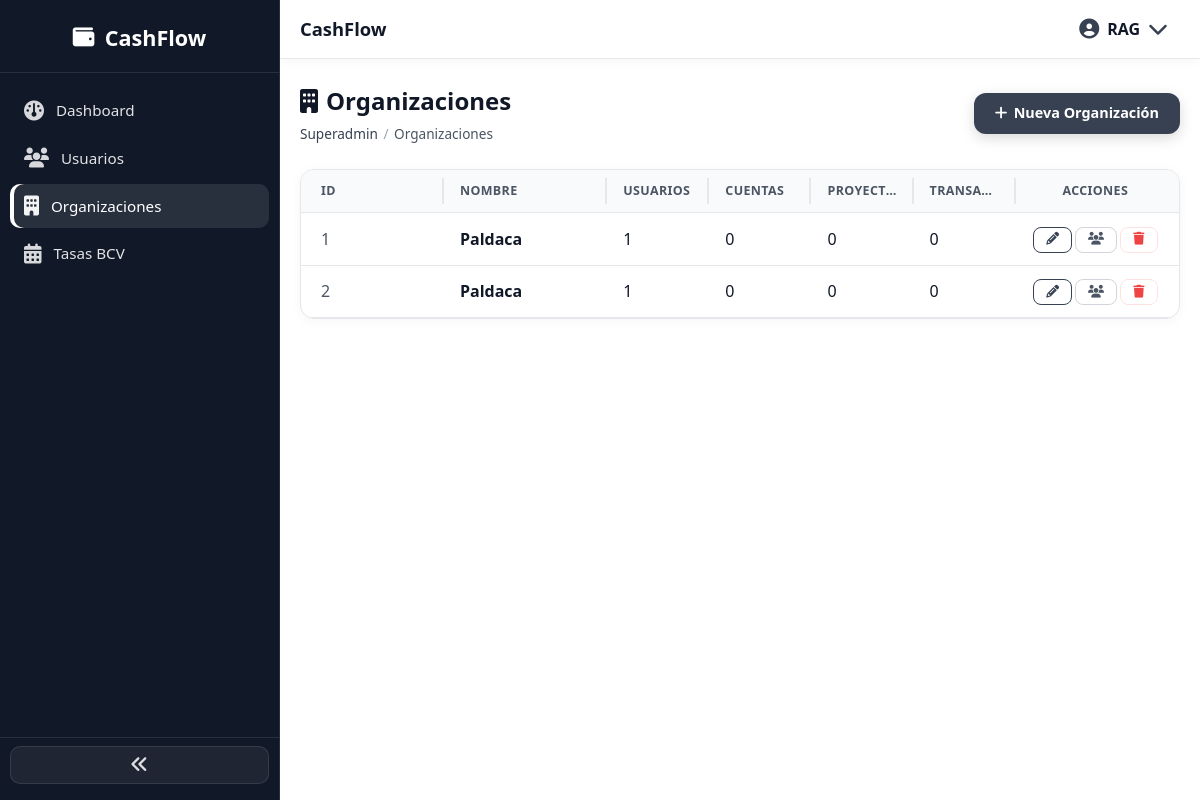
Page /superadmin/organizaciones/ (signed in) on the committed database.
### organizations/models.py (models this page shows, shortened)
class Organization(models.Model):
    name = models.CharField(max_length=255, verbose_name="Nombre de la organización")
    class Meta:
        verbose_name = "Organización"
        verbose_name_plural = "Organizaciones"

### superadmin_panel/views.py (the view)
# urls.py: path('organizaciones/', views.organizaciones, name='superadmin_organizaciones'),
@superadmin_required
def organizaciones(request):
    orgs = (
        Organization.objects.annotate(
            users_count=Count('user_accesses', distinct=True),
            accounts_count=Count('accounts', distinct=True),
            projects_count=Count('projects', distinct=True),
            transactions_count=Count('transactions', distinct=True),
        )
        .prefetch_related(
            Prefetch('user_accesses', queryset=OrganizationAccess.objects.select_related('user'))
        )
        .order_by('name')
    )
    org_form = SuperadminOrganizationForm()
    wizard_form = SuperadminOrganizationWizardForm()
    access_form = OrganizationAccessForm()
    return render(request, 'superadmin_panel/organizaciones.html', {
        'organizations': orgs,
        'org_form': org_form,
        'wizard_form': wizard_form,
        'access_form': access_form,
        'all_users': User.objects.filter(is_superuser=False).order_by('username'),
        'bcv_rate': _get_bcv_rate_decimal(),
    })

### BCV/services/bcv_scrapper.py (called while the page is built)
def scrape_with_fallback():
    try:
        return scrape_bcv_rates()
    except Exception:
        return _fetch_dolarapi_rates()

def get_bcv_rates_cached(ttl_seconds=3600, force_refresh=False):
    cache_key = "bcv_latest_rates"
    if not force_refresh:
        cached = cache.get(cache_key)
    else:
        cached = None
    if cached:
        return cached
    payload = scrape_with_fallback()
    _store_rates(payload)
    cache.set(cache_key, payload, ttl_seconds)
    return payload

def get_rate_for_date(target_date, currency="USD", default=None):
    currency = currency.upper()
    preferred_sources = [ExchangeRateHistory.SOURCE_BCV, ExchangeRateHistory.SOURCE_DOLARAPI]
    for source in preferred_sources:
        obj = (
            ExchangeRateHistory.objects.filter(
                rate_date=target_date,
                source=source,
                currency=currency,
            )
            .order_by("-fetched_at")
            .first()
        )
        if obj:
            return obj.rate
    if target_date == timezone.localdate():
        payload = get_bcv_rates_cached(force_refresh=True)
        return payload.get("rates", {}).get(currency, default)
    return default

### CashFlow/debug.py (called while the page is built)
def _safe_context(context):
    safe = {}
    for key, value in context.items():
        if any(sensitive in key.lower() for sensitive in SENSITIVE_KEYS):
            safe[key] = "***"
        else:
            safe[key] = value
    return safe

def debug_event(event, **context):
    payload = _safe_context(context)
    message = json.dumps(payload, ensure_ascii=False, default=str)
    logger_name = _logger_name_for_event(event)
    level = _level_for_event(event)
    logging.getLogger(logger_name).log(level, "%s | %s", event, message)
    if level >= logging.WARNING:
        logging.getLogger("cashflow.errors").log(level, "%s | %s", event, message)
    if getattr(settings, "DEBUG", False):
        print(f"[{logging.getLevelName(level)}] {event} | {message}")

def _logger_name_for_event(event):
    if event.startswith("transaccion."):
        return "cashflow.transactions"
    if event.startswith("cuenta."):
        return "cashflow.accounts"
    return "cashflow.debug"

def _level_for_event(event):
    if ".error" in event:
        return logging.ERROR
    if "acceso_denegado" in event:
        return logging.WARNING
    return logging.DEBUG

### superadmin_panel/utils.py (called while the page is built)
def clear_org_session(request):
    request.session.pop('org_id', None)
    request.session.pop('org_name', None)

### templates/superadmin_panel/organizaciones.html (shortened to what this page needs)
{% extends 'base.html' %}
{% load static %}
{% block extra_css %}
<link rel="stylesheet" href="{% static 'css/superadmin_panel/superadmin.css' %}">
{% endblock %}
{% block content %}
<div id="orgListView">
<div class="cf-page-header">
    <div>
        <h2 class="cf-page-title"><i class="fa-solid fa-building"></i> Organizaciones</h2>
        <nav class="cf-breadcrumb" aria-label="breadcrumb">
            <span><a href="{% url 'superadmin_dashboard' %}">Superadmin</a></span>
            <span class="cf-breadcrumb__sep cf-breadcrumb__active">Organizaciones</span>
        </nav>
    </div>
    <button type="button" class="cf-btn cf-btn--primary" onclick="openOrgWizard()">
        <i class="fa-solid fa-plus"></i> Nueva Organización
    </button>
</div>
<div class="cf-card">
    <div class="cf-table-wrap">
        <table class="cf-table cf-table--resizable">
            <thead>
                <tr>
                    <th class="cf-ps-4 col-date">ID</th>
                    <th class="col-desc">Nombre</th>
                    <th class="col-status">Usuarios</th>
                    <th class="col-status">Cuentas</th>
                    <th class="col-status">Proyectos</th>
                    <th class="col-status">Transacciones</th>
                    <th class="cf-text-end cf-pe-4 col-actions">Acciones</th>
                </tr>
            </thead>
            <tbody>
                {% for org in organizations %}
                <tr>
                    <td class="cf-ps-4 col-date cf-text-muted">{{ org.id }}</td>
                    <td class="cf-fw-bold col-desc">{{ org.name }}</td>
                    <td class="col-status">{{ org.users_count }}</td>
                    <td class="col-status">{{ org.accounts_count }}</td>
                    <td class="col-status">{{ org.projects_count }}</td>
                    <td class="col-status">{{ org.transactions_count }}</td>
                    <td class="cf-text-end cf-pe-4 col-actions">
                        <div class="cf-btn-group">
                            <button type="button" class="cf-btn cf-btn--sm cf-btn--outline" title="Editar" onclick="editOrg({{ org.id }}, '{{ org.name|escapejs }}')">
                                <i class="fa-solid fa-pencil"></i>
                            </button>
                            <button type="button" class="cf-btn cf-btn--sm cf-btn--outline-secondary" title="Accesos" onclick="openAccessModal({{ org.id }}, '{{ org.name|escapejs }}', [{% for access in org.user_accesses.all %}{{ access.user_id }}{% if not forloop.last %},{% endif %}{% endfor %}])">
                                <i class="fa-solid fa-users"></i>
                            </button>
                            <button type="button" class="cf-btn cf-btn--sm cf-btn--outline-danger" title="Eliminar" onclick="confirmDeleteOrg({{ org.id }}, '{{ org.name|escapejs }}')">
                                <i class="fa-solid fa-trash"></i>
                            </button>
                        </div>
                    </td>
                </tr>
                {% empty %}
                <tr>
                    <td colspan="7" class="cf-text-center cf-py-5 cf-text-muted">No hay organizaciones registradas.</td>
                </tr>
                {% endfor %}
            </tbody>
        </table>
    </div>
</div>
</div>
{% endblock %}

### templates/base.html (shortened to what this page needs)
<!DOCTYPE html>
<html lang="es">
<head>
    {% load static %}
    <link rel="stylesheet" href="https://cdnjs.cloudflare.com/ajax/libs/font-awesome/6.5.1/css/all.min.css">
    <link rel="stylesheet" href="{% static 'css/base/base.css' %}">
    {% block extra_css %}{% endblock %}
</head>
<body
    id="appLayout"
    class="{% if user.is_authenticated and not hide_sidebar %}app-layout has-sidebar{% else %}app-layout{% endif %}"
>
    {% if user.is_authenticated and not hide_sidebar %}
    {% with current_url=request.resolver_match.url_name|default:"" %}
    <aside class="app-sidebar" id="appSidebar" aria-label="Menú principal">
        <div class="app-sidebar-brand">
            <a href="{% if is_superadmin_panel %}{% url 'superadmin_dashboard' %}{% elif request.session.org_id %}{% url 'home_organizacion' %}{% else %}{% url 'dashboard' %}{% endif %}" class="app-sidebar-brand-link" title="CashFlow">
                <div class="app-sidebar-logo-text app-sidebar-logo--full">
                    <i class="fa-solid fa-wallet"></i>
                    <span>CashFlow</span>
                </div>
            </a>
        </div>
        <nav class="app-sidebar-nav">
            {% if is_superadmin_panel %}
            <a href="{% url 'superadmin_dashboard' %}" class="app-sidebar-link{% if current_url == 'superadmin_dashboard' %} is-active{% endif %}">
                <i class="fa-solid fa-gauge app-sidebar-icon" aria-hidden="true"></i>
                <span class="app-sidebar-label">Dashboard</span>
            </a>
            <a href="{% url 'superadmin_usuarios' %}" class="app-sidebar-link{% if current_url == 'superadmin_usuarios' or current_url == 'superadmin_crear_usuario' or current_url == 'superadmin_editar_usuario' %} is-active{% endif %}">
                <i class="fa-solid fa-users app-sidebar-icon" aria-hidden="true"></i>
                <span class="app-sidebar-label">Usuarios</span>
            </a>
            <a href="{% url 'superadmin_organizaciones' %}" class="app-sidebar-link{% if 'superadmin_' in current_url and 'organizacion' in current_url %} is-active{% endif %}">
                <i class="fa-solid fa-building app-sidebar-icon" aria-hidden="true"></i>
                <span class="app-sidebar-label">Organizaciones</span>
            </a>
            <a href="{% url 'superadmin_tasas_bcv' %}" class="app-sidebar-link{% if 'tasas_bcv' in current_url or 'tasa_bcv' in current_url %} is-active{% endif %}">
                <i class="fa-solid fa-calendar-days app-sidebar-icon" aria-hidden="true"></i>
                <span class="app-sidebar-label">Tasas BCV</span>
            </a>
            {% endif %}
        </nav>
        <div class="app-sidebar-footer">
            <button type="button" class="app-sidebar-collapse-btn" id="sidebarCollapseBtn" aria-label="Colapsar menú">
                <i class="fa-solid fa-angles-left" aria-hidden="true"></i>
            </button>
        </div>
    </aside>
    {% endwith %}
    {% endif %}
    <div class="app-main-content">
        {% if not hide_navbar %}
        <nav class="cf-navbar">
            <div class="cf-navbar__inner">
                <div class="cf-navbar__title">
                    <a class="cf-navbar__brand" href="{% if user.is_superuser %}{% url 'superadmin_dashboard' %}{% else %}{% url 'dashboard' %}{% endif %}">CashFlow</a>
                </div>
                <div class="cf-navbar__actions">
                    {% if user.is_authenticated %}
                    <div class="cf-dropdown">
                        <a class="cf-dropdown__toggle" href="#" data-cf-dropdown aria-expanded="false">
                            <i class="fa-solid fa-circle-user"></i>
                            <span class="user-name-text">{{ user.first_name|default:user.username }}</span>
                            <i class="fa-solid fa-chevron-down cf-fs-sm"></i>
                        </a>
                    </div>
                    {% else %}
                    <a class="cf-btn cf-btn--outline cf-btn--sm" href="{% url 'login' %}">Iniciar Sesión</a>
                    {% endif %}
                </div>
            </div>
        </nav>
        {% endif %}
        <div class="{% if hide_navbar and hide_sidebar %}auth-container{% else %}cf-page{% endif %}">
            {% block content %}{% endblock %}
        </div>
    </div>
</body>
</html>

### static/css/base/variables.css (style rules this page uses)
:root { --color-neutro-light: #f3f4f6; --color-dark-gray: #374151; --color-negro-carbon: #111827; --color-gris-claro: #9ca3af; --color-red: var(--color-neutro-light); --color-morado: var(--color-dark-gray); --color-azulmarino: var(--color-negro-carbon); --color-azul: #4b5563; --bg-body: #ffffff; --bg-surface: #f9fafb; --bg-card: #ffffff; --bg-muted: #f3f4f6; --text-main: #111827; --text-muted: #4b5563; --text-subtle: #9ca3af; --border-subtle: #e5e7eb; --border-default: #d1d5db; --shadow-soft: 0 4px 20px rgba(0, 0, 0, 0.05); --shadow-card: 0 2px 12px rgba(0, 0, 0, 0.04); --shadow-btn: 0 4px 14px rgba(0, 0, 0, 0.15); --color-success: #059669; --color-success-bg: #ecfdf5; --color-success-border: #d1fae5; --color-danger: #ef4444; --color-danger-bg: #fef2f2; --color-danger-border: #fee2e2; --color-warning: #d97706; --color-warning-bg: #fffbeb; --color-warning-border: #fef3c7; --color-info: #4b5563; --color-info-bg: #f9fafb; --color-info-border: #e5e7eb; --radius-sm: 8px; --radius-md: 12px; --radius-lg: 14px; --radius-pill: 50px; --transition: all 0.3s ease; --app-sidebar-w-expanded: 280px; --app-sidebar-w-collapsed: 86px; --app-sidebar-bg: var(--color-azulmarino); --app-sidebar-border: rgba(255, 255, 255, 0.1); --app-sidebar-active-bg: rgba(255, 255, 255, 0.1); }

### static/css/base/layout.css (style rules this page uses)
body.app-layout { background-color: var(--bg-body); color: var(--text-main); overflow-x: hidden; }
.app-main-content { min-height: 100vh; display: flex; flex-direction: column; transition: margin-left 0.28s ease; }
.app-layout.has-sidebar .app-main-content { margin-left: var(--app-sidebar-w-expanded); }
.cf-page { flex: 1; width: 100%; max-width: 1400px; margin: 0 auto; padding: 1.5rem 1.25rem; }
.cf-text-muted { color: var(--text-muted); }
.cf-text-end { text-align: right; }
.cf-fw-bold { font-weight: 700; }
.cf-fs-sm { font-size: 0.875rem; }
.cf-page-header { display: flex; flex-wrap: wrap; align-items: center; justify-content: space-between; gap: 1rem; margin-bottom: 1.5rem; }
.cf-page-title { font-size: 1.5rem; font-weight: 700; color: var(--text-main); display: flex; align-items: center; gap: 0.5rem; }

### static/css/base/sidebar.css (style rules this page uses)
.app-sidebar { position: fixed; top: 0; left: 0; z-index: 1050; width: var(--app-sidebar-w-expanded); height: 100vh; background: var(--app-sidebar-bg); border-right: 1px solid var(--app-sidebar-border); display: flex; flex-direction: column; overflow-x: hidden; overflow-y: auto; transition: width 0.28s ease, transform 0.28s ease; }
.app-sidebar-brand { flex-shrink: 0; padding: 1rem 1rem 0.75rem; border-bottom: 1px solid var(--app-sidebar-border); }
.app-sidebar-brand-link { display: flex; align-items: center; justify-content: center; text-decoration: none; gap: 0.5rem; min-height: 44px; }
.app-sidebar-logo-text { display: flex; align-items: center; gap: 0.65rem; color: #fff; font-size: 1.35rem; font-weight: 700; white-space: nowrap; }
.app-sidebar-logo--full { display: flex; }
.app-sidebar-nav { flex: 1; display: flex; flex-direction: column; gap: 0.25rem; padding: 1rem 0.65rem; }
.app-sidebar-link { display: flex; align-items: center; gap: 0.75rem; padding: 0.65rem 0.85rem; border-radius: 10px; color: rgba(255, 255, 255, 0.88); text-decoration: none; font-weight: 500; font-size: 0.95rem; transition: background 0.2s ease, color 0.2s ease; }
.app-sidebar-link.is-active { background: var(--app-sidebar-active-bg); color: #fff; box-shadow: inset 4px 0 0 #fff; }
.app-sidebar-icon { font-size: 1.25rem; flex-shrink: 0; opacity: 0.95; }
.app-sidebar-label { white-space: nowrap; overflow: hidden; text-overflow: ellipsis; transition: opacity 0.2s ease; }
.app-sidebar-footer { flex-shrink: 0; padding: 0.5rem 0.65rem 1rem; border-top: 1px solid var(--app-sidebar-border); display: flex; flex-direction: column; gap: 0.35rem; align-items: stretch; }
.app-sidebar-collapse-btn { display: flex; align-items: center; justify-content: center; width: 100%; padding: 0.55rem; border: 1px solid var(--app-sidebar-border); border-radius: 10px; background: rgba(255, 255, 255, 0.06); color: rgba(255, 255, 255, 0.85); font-size: 1.15rem; cursor: pointer; transition: background 0.2s ease, color 0.2s ease, transform 0.28s ease; }
.app-sidebar-collapse-btn i { display: block; transition: transform 0.28s ease; }
@media (min-width: 993px) { .app-sidebar { transform: translateX(0) !important; } }

### rows in the picture
Organization: id "1", name "Paldaca", users_count "1", accounts_count "0", projects_count "0", transactions_count "0"
Organization: id "2", name "Paldaca", users_count "1", accounts_count "0", projects_count "0", transactions_count "0"

### other values in the picture
{{ user.first_name|default:user.username }} "RAG"
